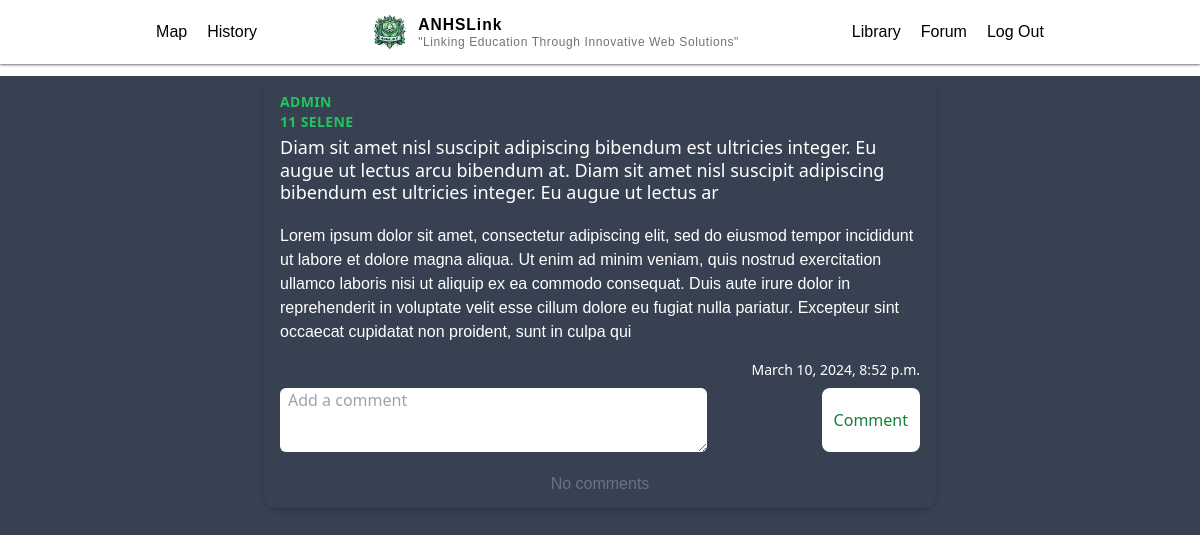
The app's page /forum/447/ (signed in), older data.
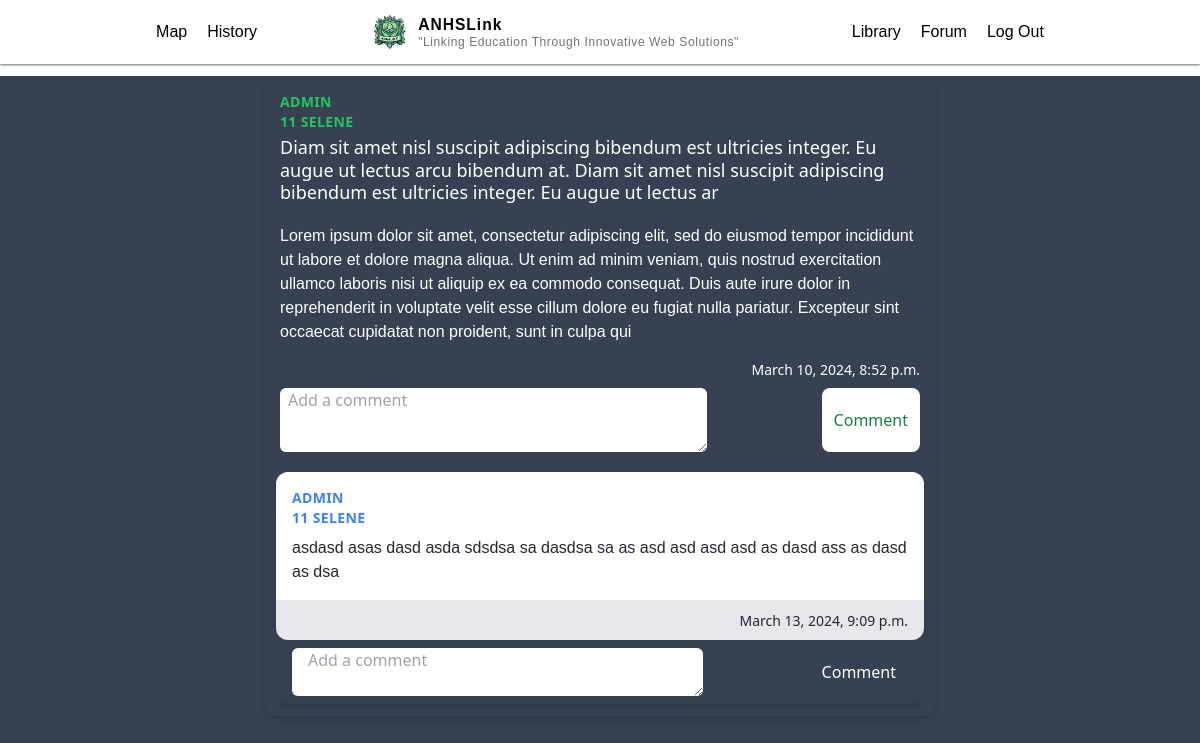
The same page, newer data.
### main/models.py (models this page shows, shortened)
class Forum (models.Model):
    author = models.ForeignKey(Profile, on_delete=models.CASCADE, related_name="author")
    title = models.CharField(max_length=200, default="")
    description = models.CharField(max_length=400, default="",blank=True)
    uploaded_at = models.DateTimeField(auto_now_add=True)
    likes = models.ManyToManyField(User, related_name ='liked_comments')
    dislikes = models.ManyToManyField(User,related_name ='disliked_comments')

class Comment(models.Model):
    forum = models.ForeignKey(Forum, on_delete=models.CASCADE, null=True, blank=True, default="", related_name='comments')
    parent = models.ForeignKey("self", on_delete=models.CASCADE, null= True, blank=True, related_name ="replies")
    author = models.ForeignKey(User, on_delete=models.CASCADE, default="")
    text = models.CharField(max_length=400)
    uploaded_at = models.DateTimeField(auto_now_add=True)

### authentication/models.py (models this page shows, shortened)
class Profile(models.Model):
    user = models.OneToOneField(User, on_delete=models.CASCADE, related_name="profile")
    grade = models.IntegerField()
    section = models.CharField(default='Selene', max_length=20)
    email = models.EmailField(default="haha@gmail.com")

### main/views.py (the view)
# urls.py: path("forum/<int:id>/", views.forum_comment, name="forum_comment"),
@login_required(login_url="/login")
def forum_comment(request, id):
    forums = Forum.objects.filter(id=id)
    return render(request,"main/forum_about.html",{"forums":forums})

### main/templates/main/forum_about.html (shortened to what this page needs)
{% extends "main/base.html" %}
{% load static %}
{% block body %}
{% for forum in forums%}
<div class="bg-gray-700 min-h-screen h-auto">
  <div class="max-w-md mx-auto bg-gray-700 rounded-xl shadow-md overflow-hidden md:max-w-2xl m-3">
    <div class="md:flex">
      <div class="p-4 bg-gray-700 text-white w-full">
        <div class="uppercase tracking-wide text-sm  font-semibold author text-green-500">{{forum.author.user.username}}
        </div>
        <div class="uppercase tracking-wide text-sm  font-semibold author text-green-500">{{ forum.author.grade}}
          {{ forum.author.section }}</div>
        <a href="#"
          class="block mt-1 mb-5 text-lg leading-tight font-medium text-white hover:underline">{{forum.title}}</a>
        <p class="mt-2 text-white ">{{forum.description}}</p>
      </div>
    </div>
    <div class="px-4   flex justify-between rounded-b-xl">
      <span class="text-sm text-gray-600 flex items-center text-white">{{forum.uploaded_at}}</span>
    </div>
    <div>
      <form method="POST" class="form px-4 py-2 bg-gray-700 flex justify-between" action="{% url 'comment'  %}">
        <textarea required name="text" type="text" placeholder="Add a comment"
          class="rounded-md px-2 text-left w-2/3 h-16 " maxlength="400"></textarea>
        <button type="submit" class="text-green-700 bg-white px-3 rounded-lg submitBTN">Comment</button>
      </form>
    </div>
    {% for comment in forum.comments.all %}
    <div class=" bg-gray-700 rounded-xl shadow-md overflow-hidden md:max-w-2xl m-3">
      <div class="">
        <div class="">
          <div class="flex bg-white ">
            <div class="p-4 ">
              <div class="uppercase   tracking-wide text-sm text-blue-500 font-semibold author">
                {{comment.author.username}}
              </div>
              <div class="uppercase  tracking-wide text-sm text-blue-500 font-semibold author">
                {{comment.author.profile.grade}} {{comment.author.profile.section}}
              </div>
              <p class="mt-2 text-gray-800 size-fit ">{{comment.text}}</p>
            </div>
          </div>
          <div class="px-4 py-2 bg-gray-200 text-right rounded-b-xl  ">
            <span class="text-sm text-gray-800  ">{{comment.uploaded_at}}</span>
          </div>
        </div>
        <div>
          <form method="POST" class="form px-4 py-2 bg-gray-700 flex justify-between" action="{% url 'reply'  %}">
            <textarea required name="text" type="text" placeholder="Add a comment"
              class=" w-2/3 rounded-md px-4 text-left " maxlength="400"></textarea>
            <button type="submit" class="text-white bg-gray-700 px-3 rounded-lg submitBTN">Comment</button>
          </form>
        </div>
      </div>
    </div>
    {%empty%}
    <p class="m-3 text-center text-gray-500">No comments</p>
    {% endfor%}
  </div>
  {% endfor %}
  {% endblock %}

Row changes from the older to the newer data that the page shows:
shown differently, row unchanged: Forum "ADMIN": no longer shows "No comments"
added Comment: author.username "ADMIN", author.profile.grade "11", author.profile.section "SELENE", text "asdasd asas dasd asda sdsdsa sa dasdsa sa as asd asd asd asd as dasd ass as dasd as dsa", uploaded_at "March 13, 2024, 9:09 p.m."
